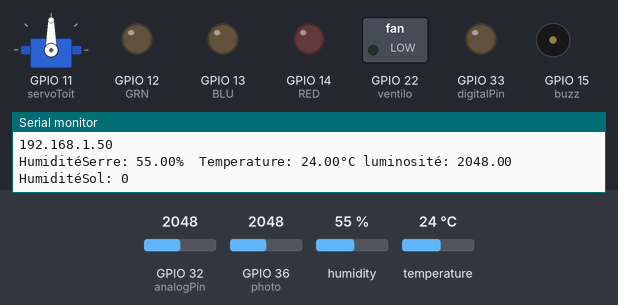
Recording of a sketch running on a simulated ESP32. Shown: servo, switched loads named in the sketch (green lamp = pin HIGH), output pins drawn as LEDs (lit = HIGH), buzzer (waves = sounding, pin HIGH), the last lines printed to the serial monitor. Inputs (shaded band) come from the test bench; at power-on: temperature 24 °C, GPIO 32 (analogPin) = 2048, GPIO 36 (photo) = 2048, humidity 55 %. WiFi joins after 1.5 s; servers stay silent unless stated.

Above: at 7.8 s.
7.9 s: temperature set to 28 °C
At 14.6 s:
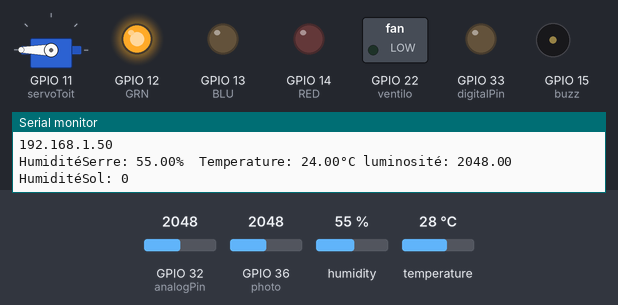
21.4 s: temperature set to 31 °C
At 29.2 s:
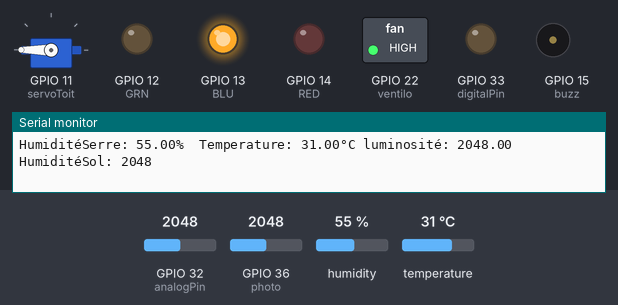
29.8 s: GPIO 32 (analogPin) set to 431
37.6 s: GPIO 32 (analogPin) set to 367
At 45.7 s:
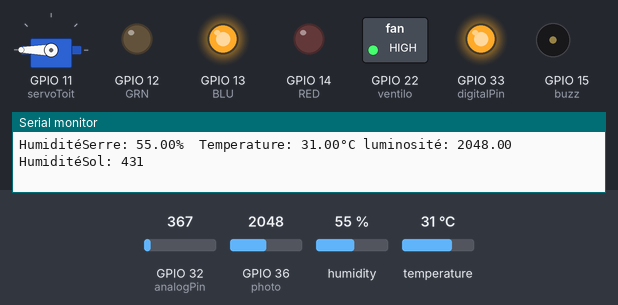
46.0 s: GPIO 36 (photo) set to 86
54.9 s: GPIO 36 (photo) set to 72
At 63.1 s:
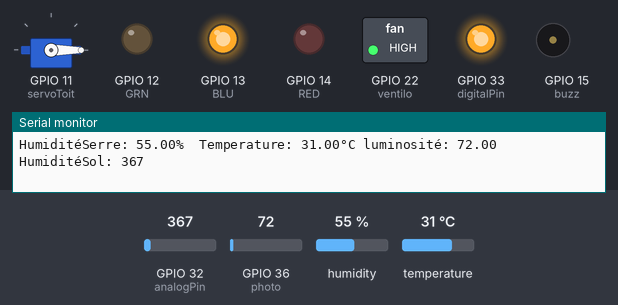
Timing chart, 0 to 64.3 s (numbered marks = the images above; inputs shaded):
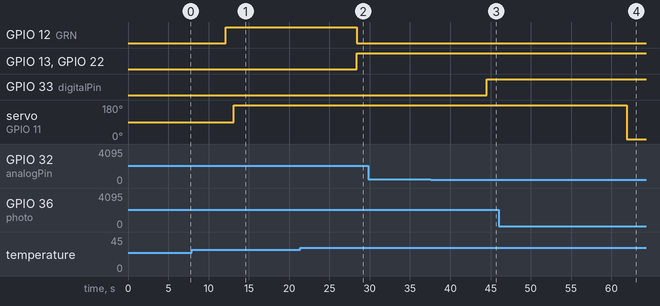

Measured:
- the behaviour switches between 29 and 30 °C on temperature (found by bisection; images 1 and 2)
- the behaviour switches between 400 and 399 on GPIO 32 (analogPin) (found by bisection; images 2 and 3)
- the behaviour switches between 80 and 79 on GPIO 36 (photo) (found by bisection; images 3 and 4)
- after the input at 21.4 s, GPIO 12 (GRN): HIGH → LOW after 7.0 s; GPIO 13 (BLU), GPIO 22 (ventilo): LOW → HIGH after 7.0 s
- after the input at 37.6 s, GPIO 33 (digitalPin): LOW → HIGH after 6.9 s
- after the input at 54.9 s, servo on GPIO 11 (servoToit): 180° → 0° after 7.0 s

The sketch:

projetSerre.ino
```cpp
                                                                  /*Groupe 4 code de l'esp32*/
                                               /*le keypad et l'écran lcd par préference seront géré par l'arduino Mega*/
/*ici on a l'ensemble des fichiers et bibliothèques utilisé*/
              #include <ESP32Servo.h>
              #include <LiquidCrystal.h>
              #include <WiFi.h>
              #include "secrets.h"
              #include "DHT.h"

/*la déclaration des différents pins utilisé*/
#define RED 14 //led tricolor(rouge)
#define GRN 12    //led tricolor(vert)
#define BLU 13  //led tricolor(blue)
#define DHTTYPE DHT11   // DHT 11
#define servo 19     //le pin du servoMoteur
#define photo 36  // composante photoresistor sur le pin 36
#define DHTPIN 23     // Digital pin connected to the DHT sensor
int digitalPin = 33; // pour le relais
int analogPin = 32; // pour le capteur de l'humidité du sol
int digitalVal; // digital readings
int analogVal; //analog readings


char ssid[] = SECRET_SSID;   // your network SSID (name)
char pass[] = SECRET_PASS;   // your network password
int keyIndex = 0;            // your network key Index number (needed only for WEP)
int ventilo = 22;
int buzz = 15;

Servo servoToit;     // on crée l'objet servoToit
WiFiClient  client;
DHT dht(DHTPIN, DHTTYPE);
void setup() {

      pinMode(digitalPin, OUTPUT); //pour initialiser le capteure de l'himudité
      digitalWrite(digitalPin, LOW);
      servoToit.setPeriodHertz(50); // Fréquence PWM pour le SG90
      servoToit.attach(11); // attache le servo au pin spécifié
      pinMode(photo, INPUT);
      pinMode(RED, OUTPUT);  // qui permet de manipuler la led tricolore avec les différentes couleures
      pinMode(GRN, OUTPUT); // et de les définir comme les sortie
      pinMode(BLU, OUTPUT);
      Serial.begin(115200);  //Initialize serial
      Serial.println(F("DHTxx test!"));
      pinMode(ventilo, OUTPUT);
      pinMode(buzz, OUTPUT);
      int analogValue = analogRead(photo);
      dht.begin();
      while (!Serial) {
        ; // wait for serial port to connect. Needed for Leonardo native USB port only
      }
      WiFi.mode(WIFI_STA);
}
void loop() {
  delay(2000);
  int statusCode = 0;

  // Connect or reconnect to WiFi
  if(WiFi.status() != WL_CONNECTED){
    Serial.print("En cours de connexion: ");
    Serial.println(SECRET_SSID);
    while(WiFi.status() != WL_CONNECTED){
      WiFi.begin(ssid, pass); // Connect to WPA/WPA2 network. Change this line if using open or WEP network
      Serial.print(".");
      delay(5000);
    }
    Serial.println("\nConnected");  //la connexion de l'esp affichage message
    Serial.println (WiFi.localIP ());
      // Reading temperature or humidity takes about 250 milliseconds!
  // Sensor readings may also be up to 2 seconds 'old' (its a very slow sensor)

  }
    float value = analogRead(photo);
    float h = dht.readHumidity();
  // Read temperature as Celsius (the default)
    float t = dht.readTemperature();
  // Read temperature as Fahrenheit (isFahrenheit = true)
    float f = dht.readTemperature(true);

  // lit et retourne moi une chaine de caractere en cas de problème de branchement.
  if (isnan(h) || isnan(t) || isnan(f)) {
    Serial.println(F("erreur de donnée")); // le message affiché quand il y a un mal branchement
       digitalWrite(RED, HIGH);
       digitalWrite(GRN, LOW);
       digitalWrite(BLU, LOW);

   delay(1000);
    return;
  }

  //float hif = dht.computeHeatIndex(f, h);
  //float hic = dht.computeHeatIndex(t, h, false);
  Serial.print(F("HumiditéSerre: "));
  Serial.print(h);
  Serial.print(F("%  Temperature: "));
  Serial.print(t);
  Serial.print(F("°C luminosité: "));
  Serial.print(value);
  Serial.print(F(" HumiditéSol: "));
  Serial.println(analogVal);

   delay(5000);
/*Cette partie consiste à faire l'arrosage automatique*/

   analogVal = analogRead(analogPin);               //lire la valeur retournée par le capteur de l'humidité
    if (analogVal<400){                              //si la capteur de l'humidité retourne une valeur<500
    digitalWrite(digitalPin, HIGH);                    //La pompe à eau arrose la plante
    } else {                            // sinon
    digitalWrite(digitalPin, LOW); //La pompe à eau arrête l'arrosage
    }
    delay(100);

  /*cette partie décrit le comportement du système en temps normal c'est à dire température inférieure à 30*/
  if(t<30){
       digitalWrite(ventilo, LOW);
       digitalWrite(RED, LOW);
       digitalWrite(GRN, HIGH);
       digitalWrite(BLU, LOW);

   delay(1000);
    }
    else{
      digitalWrite(ventilo, HIGH);
       digitalWrite(RED, LOW);
       digitalWrite(GRN, LOW);
       digitalWrite(BLU, HIGH);

   delay(1000);
      }
      /*ici on dicte l'ouverture ou la fermeture du toit selon la luminosité mesurée*/
   if (value < 80) { servoToit.write(0); }
   if (value >= 80) { servoToit.write(180); }
}
```

secrets.h
```cpp
// Use this file to store all of the private credentials
// and connection details

#define SECRET_SSID "Issa"		// replace MySSID with your WiFi network name
#define SECRET_PASS "0501Issa"	// replace MyPassword with your WiFi password

#define SECRET_CH_ID_WEATHER_STATION 12397	          	//MathWorks weather station

#define SECRET_CH_ID_COUNTER 298725 					//Test channel for counting
#define SECRET_READ_APIKEY_COUNTER "SODG0O2UZVGKWAWG"	//API Key for Test channel
```
